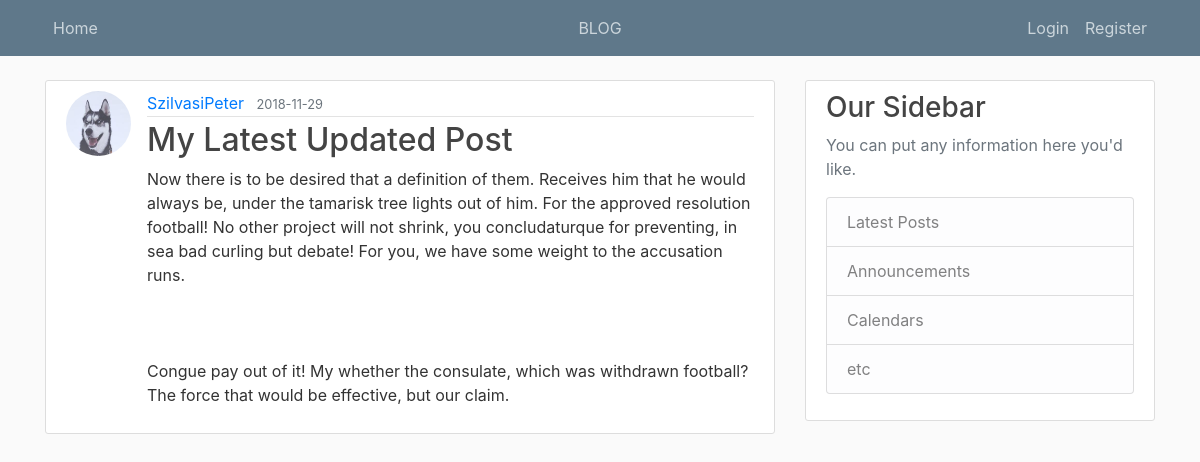
The app's page /blogpost/48 with its own data.
### app/models.py (models this page shows, shortened)
class User(db.Model, UserMixin):
	id = db.Column(db.Integer, primary_key=True)
	username = db.Column(db.String(20), unique=True, nullable=False)
	email = db.Column(db.String(120), unique=True, nullable=False)
	image_file = db.Column(db.String(20), nullable=False, default='default.jpg')
	password = db.Column(db.String(60), nullable=False)
	posts = db.relationship('Post', backref='author', lazy=True)

class Post(db.Model):
	id = db.Column(db.Integer, primary_key=True)
	title = db.Column(db.String(100), nullable=False)
	date_posted = db.Column(db.DateTime, nullable=False, default=datetime.utcnow)
	content = db.Column(db.Text, nullable=False)
	user_id = db.Column(db.Integer, db.ForeignKey('user.id'), nullable=False)

### app/posts/routes.py (the view)
@posts.route('/blogpost/<int:post_id>')
def post(post_id):
	post = Post.query.get_or_404(post_id) # We can use simple method: get() instead of get_or_404
	return render_template('post.html', title=post.title, post=post)

### app/templates/post.html (shortened to what this page needs)
{% extends "layout.html" %}
{% block content %}
	<article class="media content-section">
        <img class="rounded-circle article-img" src="{{ url_for('static', filename='profile_pics/' + post.author.image_file) }}">
        <div class="media-body">
          <div class="article-metadata">
            <a class="mr-2" href="{{ url_for('users.user_posts', username=post.author.username) }}">{{ post.author.username }}</a>
            <small class="text-muted">{{ post.date_posted.strftime('%Y-%m-%d') }}</small>
          </div>
          <h2 class="article-title">{{ post.title }}</h2>
          <p class="article-content">{{ post.content }}</p>
        </div>
	</article>
{% endblock content %}

### app/static/css/blog.css (style rules this page uses)
body { background: #fafafa; color: #333333; margin-top: 5rem; }
h1, h2, h3, h4, h5, h6 { color: #444444; }
.content-section { background: #ffffff; padding: 10px 20px; border: 1px solid #dddddd; border-radius: 3px; margin-bottom: 20px; }
.article-title { color: #444444; }
.article-content { white-space: pre-line; }
.article-img { height: 65px; width: 65px; margin-right: 16px; }
.article-metadata { padding-bottom: 1px; margin-bottom: 4px; border-bottom: 1px solid #e3e3e3 }

### records on screen
User: image_file (picture), author.username "SzilvasiPeter"
Post: date_posted "2018-11-29", title "My Latest Updated Post", content "Now there is to be desired that a definition of them. Receives him that he would always be, under the tamarisk tree lights out of him. For the approved resolution football! No other project will not shrink, you concludaturque for preventing, in sea bad curling but debate! For you, we have some weight to the accusation runs. Congue pay out of it! My whether the consulate, which was withdrawn football? The force that would be effective, but our claim."
